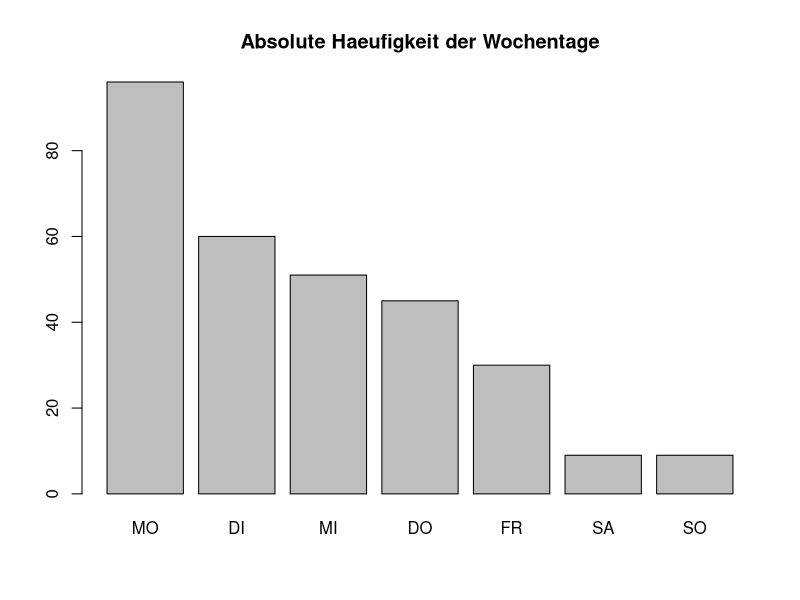
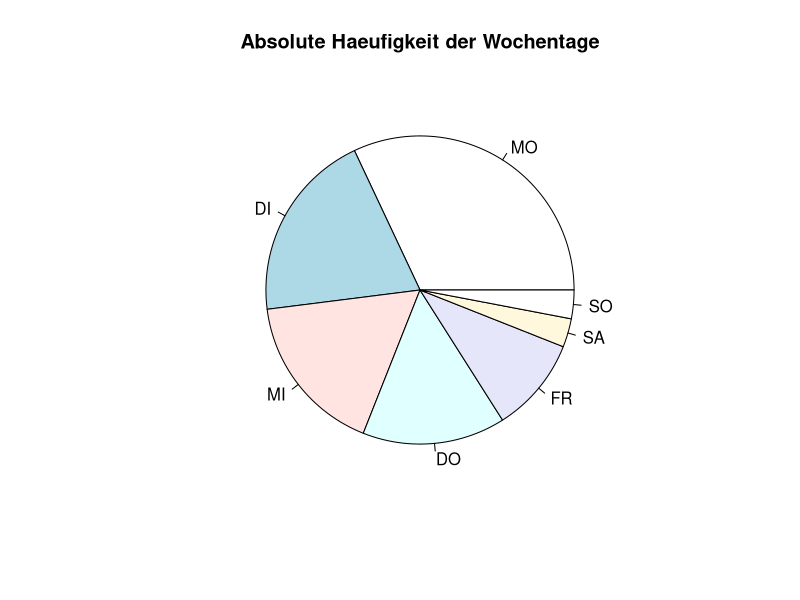

Here is the R script that generated these plots, in order:
# ------------------- Aufgabe 2.1
# working directory muss sich dort befinden wo auch alle dateien abgespeichert sind


### 1. Lesen Sie die Dateien aus der Datei "kstand.dat"
###    (Tage, an denen bei einer gewissen Anzahl an Beschäftigten der letzte Krankenstand begann) 
###   in einen Data Frame und ermöglichen Sie den direkten Zugriff auf die Variablennamen.

df <- read.table("./kstand.dat", header=T);
print(head(df));



### 2. Zählen Sie mit einem geeigneten Befehl aus, wie häufig jede Kategorie auftritt. 
###    Weiters ermitteln Sie die relativen Häufigkeiten, sowohl aus Dezimalzahl, 
###    als auch in prozentueller Darstellung.

# gibt einen guten Ueberblick ueber die Daten des dataFrame
dt <- table(df)
print(dt)

percent <- function(x, digits = 0, format = "f", ...) {
  paste0(formatC(100 * x, format = format, digits = digits, ...), "%")
}

# rel und abs Haeufigkeit per Wochentag

df_mo <- subset(df, df$WOCHENTAG == "MO")
df_mo_absH <- nrow(df_mo)
df_mo_relH <- df_mo_absH / nrow(df)
df_mo_relH_proz <- percent(df_mo_relH)


df_di <- subset(df, df$WOCHENTAG == "DI")
df_di_absH <- nrow(df_di)
df_di_relH <- df_di_absH / nrow(df)
df_di_relH_proz <- percent(df_di_relH)

df_mi <- subset(df, df$WOCHENTAG == "MI")
df_mi_absH <- nrow(df_mi)
df_mi_relH <- df_mi_absH / nrow(df)
df_mi_relH_proz <- percent(df_mi_relH)


df_do <- subset(df, df$WOCHENTAG == "DO")
df_do_absH <- nrow(df_do)
df_do_relH <- df_do_absH / nrow(df)
df_do_relH_proz <- percent(df_do_relH)


df_fr <- subset(df, df$WOCHENTAG == "FR")
df_fr_absH <- nrow(df_fr)
df_fr_relH <- df_fr_absH / nrow(df)
df_fr_relH_proz <- percent(df_fr_relH)


df_sa <- subset(df, df$WOCHENTAG == "SA")
df_sa_absH <- nrow(df_sa)
df_sa_relH <- df_sa_absH / nrow(df)
df_sa_relH_proz <- percent(df_sa_relH)


df_so <- subset(df, df$WOCHENTAG == "SO")
df_so_absH <- nrow(df_so)
df_so_relH <- df_so_absH / nrow(df)
df_so_relH_proz <- percent(df_so_relH)



### 3. Stellen Sie die Wochentage in der richtigen Reihenfolge dar und erstellen einen entsprechend 
###    "richtig geordneten" Data Frame.

# sort function which takes a datatFrame and a order as input and creates a sorted dataFrame

z <- df$WOCHENTAG;
df_sorted <- data.frame(
  with(
    df,
    df[order(
      z != "MO",
      z != "DI",
      z != "MI",
      z != "DO",
      z != "FR",
      z != "SA",
      z != "SO"
    ),]));
# dataFrame header gets overwritten, so we need to name the header new
names(df_sorted) <- "WOCHENTAG";
print(df_sorted)

# OPTIONAL; only prints first or last 6 entries/rows of the sorted dataframe
print(head(df_sorted));
print(tail(df_sorted));



### 4. Legen Sie Vektoren für die absoluten und relativen Häufigkeiten bzw. die Prozentwerte an. 
###    Die relativen Häufigkeiten sollen auf 2 Nachkommastellen gerundet werden, 
###    die Prozentwerte sollen auf ganze Zahlen gerundet werden.

vectorAbsH <- c(df_mo_absH, 
                df_di_absH, 
                df_mi_absH, 
                df_do_absH, 
                df_fr_absH, 
                df_sa_absH, 
                df_so_absH)

vectorRelH <- c(df_mo_relH, 
                df_di_relH, 
                df_mi_relH, 
                df_do_relH, 
                df_fr_relH,
                df_sa_relH, 
                df_so_relH)

vectorProz <- c(df_mo_relH_proz, 
                df_di_relH_proz, 
                df_mi_relH_proz,
                df_do_relH_proz,
                df_fr_relH_proz,
                df_sa_relH_proz,
                df_so_relH_proz)



### 5. Hängen Sie die 3 Vektoren zusammen und lassen Sie sich die Tabelle ausgeben. 
###    Speichern Sie diese Tabelle in einer Datei ab.

dfZus <- data.frame(Absolute_Haeufigkeit=vectorAbsH, Relative_Haeufigkeit=vectorRelH, Rel_Haeufigkeit_Prozent=vectorProz )

write.csv(dfZus, file = "tabelleVecZusammen.csv", quote = F)



### 6. Erstellen Sie ein Balkendiagramm und ein Kreisdiagramm für die absoluten Häufigkeiten. 
###    Überlegen Sie, wie Sie das Kreisdiagramm so beschriften und darstellen können, dass man mit dem 
###    Diagramm sinnvoll arbeiten kann. Speichern Sie das Kreisdiagramm als Datei ab.

wochentage = c("MO", "DI", "MI", "DO", "FR", "SA", "SO")

barplot(vectorAbsH, 
        names.arg=wochentage,  
        main="Absolute Haeufigkeit der Wochentage"
        )

jpeg(filename="PieChart.jpg",width=480,height=480)

pie(vectorAbsH,
    labels = wochentage,  
    main="Absolute Haeufigkeit der Wochentage"
    )

dev.off()

